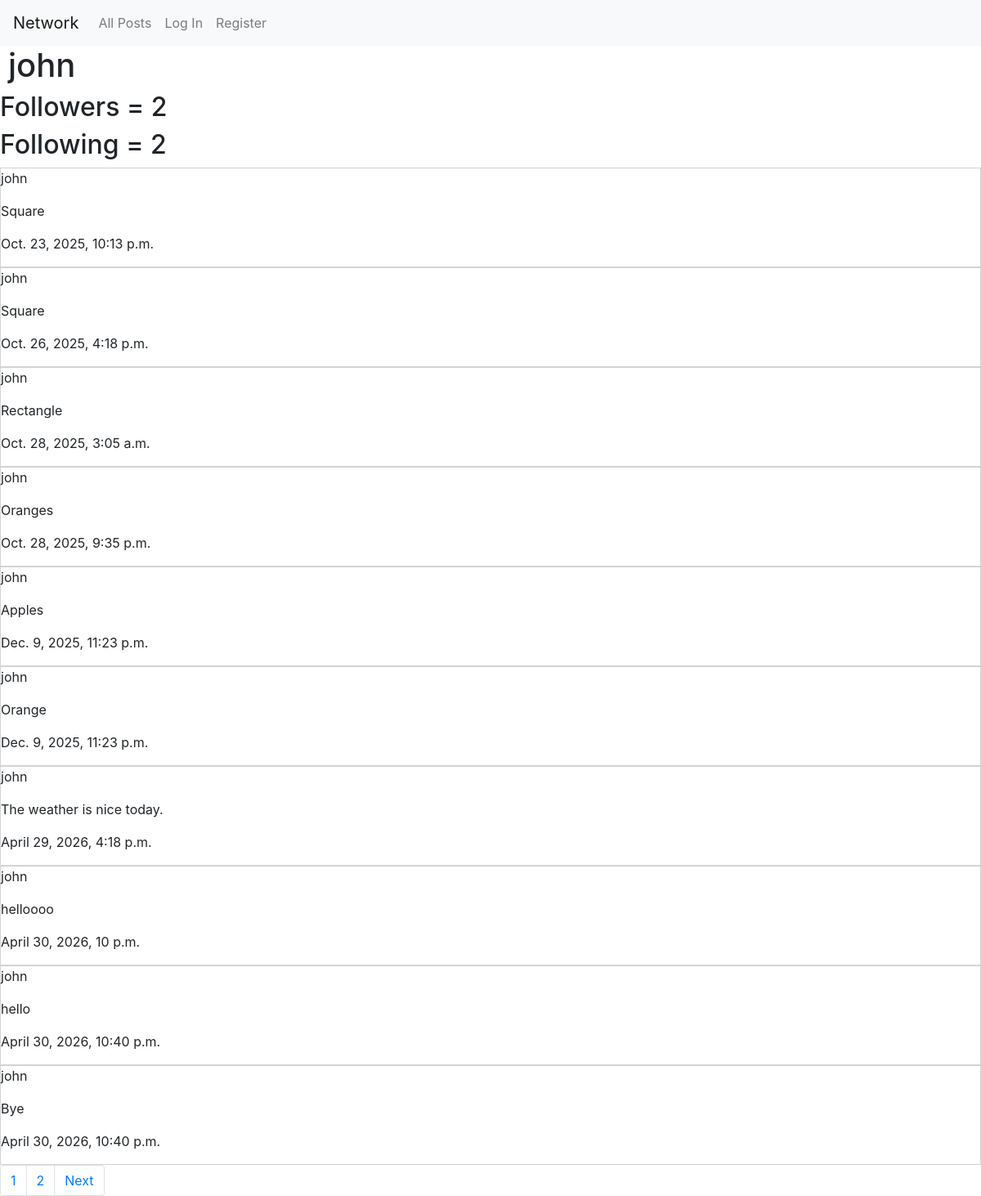
The app's page /user_profile_page/1 with its own data.
### network/models.py (models this page shows)
class User(AbstractUser):
    pass

class Post(models.Model):
    author = models.ForeignKey(User, on_delete=models.CASCADE, related_name="current_author")
    time = models.DateTimeField(auto_now_add=True)
    content = models.CharField(max_length=100)
    def __str__(self):
        return f"{self.id} {self.author}, {self.content}, {self.time}"

### network/views.py (the view)
# urls.py: path("user_profile_page/<int:id>", views.user_profile_page, name="user_profile_page"),
def user_profile_page(request, id):
    user_profile = User.objects.get(id=id)
    followers = Following.objects.filter(target = user_profile)
    following = Following.objects.filter(source = user_profile)
    posts_by_user = Post.objects.filter(author = user_profile)
    print(posts_by_user)
    try:
        filtered_likes = Like.objects.filter(
        source = request.user
    )
    except:
        filtered_likes = []
    liked_post = []
    for i in filtered_likes:
        post_content = i.target.id
        liked_post.append(post_content)
    p = Paginator(posts_by_user, 10)
    page_number = request.GET.get('page')
    page_obj = p.get_page(page_number)
    is_following = False
    try:
        relationship = Following.objects.get(
            source=request.user,
            target = user_profile
        )
        is_following = True
    except:
        is_following = False
    return render(request, "network/user_profile_page.html", {
        "user_profile":user_profile,
        "is_following":is_following,
        "followers":len(followers),
        "following":len(following),
        "posts_by_user":page_obj,
        "page_obj": page_obj,
        "liked_posts":liked_post,
    })

### network/templates/network/user_profile_page.html (shortened to what this page needs)
{% extends "network/layout.html" %}
{% load static %}
{% block body %}
<h1>{{user_profile}}</h1>
<h2>Followers = {{followers}}</h2>
<h2>Following = {{following}}</h2>
    {% for i in posts_by_user %}
        <div class="single_post" id="single_post_{{i.id}}">
            <p>{{i.author}}</p>
            <p id="post_content_{{ i.id }}">{{i.content}}</p>
            <p>{{i.time}}</p>
        </div>
    {% endfor %}
    <nav aria-label="Page navigation example">
        <ul class="pagination">
            {% for i in page_obj.paginator.page_range %}
                <li class="page-item"><a class="page-link" href="?page={{i}}">{{i}}</a></li>
            {%endfor%}
            {% if page_obj.has_next %}
                <li class="page-item"><a class="page-link" href="?page={{ page_obj.next_page_number }}">Next</a></li>
            {% endif %}
        </ul>
    </nav>
{% endblock %}

### network/static/network/styles.css (style rules this page uses)
h1 { margin-left: 10px; }
.single_post { border: lightgray solid 1px; }
ul { list-style-type: none; padding-left: 3; margin: 0; }

### records on screen
User: username "john"
Post: author "john", content "Square", time "Oct. 23, 2025, 10:13 p.m."
Post: author "john", content "Square", time "Oct. 26, 2025, 4:18 p.m."
Post: author "john", content "Rectangle", time "Oct. 28, 2025, 3:05 a.m."
Post: author "john", content "Oranges", time "Oct. 28, 2025, 9:35 p.m."
Post: author "john", content "Apples", time "Dec. 9, 2025, 11:23 p.m."
Post: author "john", content "Orange", time "Dec. 9, 2025, 11:23 p.m."
Post: author "john", content "The weather is nice today.", time "April 29, 2026, 4:18 p.m."
Post: author "john", content "helloooo", time "April 30, 2026, 10 p.m."
Post: author "john", content "hello", time "April 30, 2026, 10:40 p.m."
Post: author "john", content "Bye", time "April 30, 2026, 10:40 p.m."

### other values on screen
{{ followers }} "2"
{{ following }} "2"
{{ i }} "1" "2"
